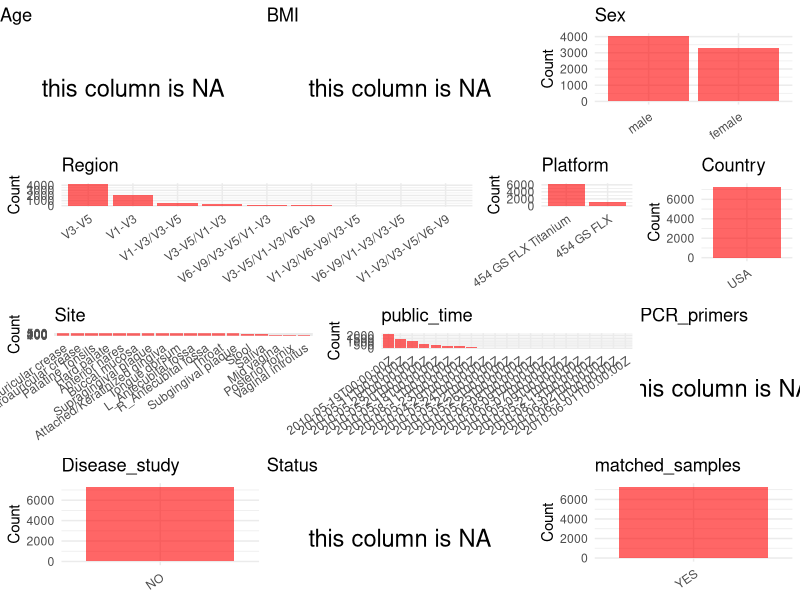

The R script that drew this image: (Note: this script raises an error after producing the figure.)
## ---- chunk 1
# Load necessary libraries
library(dplyr)
library(ggplot2)
library(cowplot)

# Set working directory (update this path to your local directory)
setwd("D:/oral_project/qiita_id1928")

# Read the initial metadata files
initial_meta<-read.csv("SraRunTable.csv",header = T)

# Combine the two metadata files
#meta <- rbind(initial_meta, initial_meta1)

#Remove entries non-oral samples
#initial_meta <- subset(initial_meta,isolate %in% c("saliva","tongue coat"))

# Check the number of samples containing "HT" in Sample.Name (e.g., healthy controls)
#nrow(subset(meta, grepl("HT", Sample.Name)))

# Display the first few rows of the metadata
head(initial_meta)
## ---- chunk 2
# Create a uniform metadata dataframe
metadata <- data.frame(
  BioProject = initial_meta$BioProject,
  Run = initial_meta$Run,
  sample_name = initial_meta$submitted_subject_id,
  Age = NA,
  BMI = NA,
  Sex=initial_meta$host_sex,
  Region = initial_meta$gene..exp.,
  Platform = initial_meta$Instrument,
  Country = "USA",
  Site = initial_meta$isolation_source,
  public_time = initial_meta$ReleaseDate,
  stringsAsFactors = FALSE
)
## ---- chunk 3
# Add information obtained from the publication
metadata$PCR_primers <- NA
metadata$title <- "Structure function and diversity of the
healthy human microbiome"
metadata$Disease_study <- "NO"
# Assign disease status based on sample_name patterns
metadata$Status<- NA

# Check initial data distribution
cat("Initial sample distribution:\n")
table(metadata$sample_name)
table(metadata$Site)

# Define oral sampling sites
oral_sites <- c("G_DNA_Saliva","G_DNA_Supragingival plaque","G_DNA_Hard palate",
                "G_DNA_Attached/Keratinized gingiva","G_DNA_Subgingival plaque",
                "G_DNA_Tongue dorsum")

# Identify subjects with at least one oral sample
subjects_with_oral <- unique(metadata$sample_name[metadata$Site %in% oral_sites])
cat("\nSubjects with oral sampling:", length(subjects_with_oral), "\n")

# Keep only subjects that have at least one oral sample
metadata_clean <- metadata[metadata$sample_name %in% subjects_with_oral, ]

# Recalculate sample counts after filtering
sample_counts_clean <- table(metadata_clean$sample_name)

# For each subject, check if they have both oral and non-oral samples
metadata_clean$matched_samples <- "NO"

for (subject in unique(metadata_clean$sample_name)) {
    subject_data <- metadata_clean[metadata_clean$sample_name == subject, ]
    
    has_oral <- any(subject_data$Site %in% oral_sites)
    has_non_oral <- any(!subject_data$Site %in% oral_sites)
    
    if (has_oral && has_non_oral) {
        metadata_clean$matched_samples[metadata_clean$sample_name == subject] <- "YES"
    }
}

cat("\nFinal sample distribution after cleaning:\n")
cat("Number of subjects:", length(unique(metadata_clean$sample_name)), "\n")
cat("Total samples:", nrow(metadata_clean), "\n")

cat("\nSample distribution by subject:\n")
print(table(metadata_clean$sample_name))

cat("\nSite distribution:\n")
print(table(metadata_clean$Site))

cat("\nMatched samples distribution:\n")
print(table(metadata_clean$matched_samples))

# Use cleaned dataset for subsequent analysis
metadata <- metadata_clean
# renames sequencing regions
metadata$Region<-gsub("16s rRNA | region|16S rRNA |16S ","",metadata$Region)
metadata$Region<-gsub(",","/",metadata$Region)
metadata$Site<-gsub("G_DNA_","",metadata$Site)
## ---- chunk 4
# Check the number of unique runs and sample names
print(paste("Number of unique runs:", length(unique(metadata$Run))))
print(paste("Number of unique sample names:", length(unique(metadata$sample_name))))
## ---- chunk 5
# Select columns for visualization
plot_data <- metadata %>%
  select(-BioProject, -Run, -sample_name, -title)

# Function to create simple plots for each column
create_simple_plots <- function(data) {
  plots <- list()
  
  for (col in colnames(data)) {
    # Check if the column is all NA
    if (all(is.na(data[[col]]))) {
      # Create an empty plot with text indicating all NA
      p <- ggplot() +
        annotate("text", x = 0.5, y = 0.5, label = "this column is NA", size = 6) +
        labs(title = col) +
        theme_void()
    } else if (is.numeric(data[[col]])) {
      # Numeric variable: histogram
      p <- ggplot(data, aes(x = .data[[col]])) +
        geom_histogram(fill = "blue", alpha = 0.6, bins = 20, na.rm = TRUE) +
        labs(title = col) +
        theme_minimal()
    } else {
      # Categorical variable: bar plot (remove NA values)
      count_data <- as.data.frame(table(data[[col]], useNA = "ifany"))
      p <- ggplot(count_data, aes(x = reorder(Var1, -Freq), y = Freq)) +
        geom_col(fill = "red", alpha = 0.6) +
        labs(title = col, x = NULL, y = "Count") +
        theme_minimal() +
        theme(axis.text.x = element_text(angle = 35, hjust = 1))
    }
    plots[[col]] <- p
  }
  
  return(plots)
}

# Generate and arrange plots
plots <- create_simple_plots(plot_data)
row1 <- plot_grid(plots$Age, plots$BMI, plots$Sex, nrow = 1, rel_widths = c(1, 1, 1))
row2 <- plot_grid(plots$Region, plots$Platform, plots$Country, nrow = 1, rel_widths = c(3, 1, 1))
row3 <- plot_grid(plots$Site, plots$public_time, plots$PCR_primers, nrow = 1, rel_widths = c(2, 2, 1))
row4<- plot_grid(plots$Disease_study, plots$Status, plots$matched_samples,nrow = 1, rel_widths = c(1,1,1))

p <- plot_grid(row1, row2, row3, row4,ncol = 1)
ggsave("Metadata_Summary.png", plot = p, width = 10, height = 8, dpi = 150)
## ---- chunk 6
knitr::include_graphics("Metadata_Summary.png")
## ---- chunk 7
# Reorder columns to match the desired format
metadata <- metadata[, c(
  "BioProject", "Run", "sample_name", "Age", "BMI", "Sex", 
  "Region", "Platform", "Country", "Site", "public_time", 
  "PCR_primers", "title", "Disease_study", "Status","matched_samples"
)]

# Export the uniform metadata to a CSV file
write.csv(metadata, file = "metadata.csv", quote = FALSE)
head(metadata)
